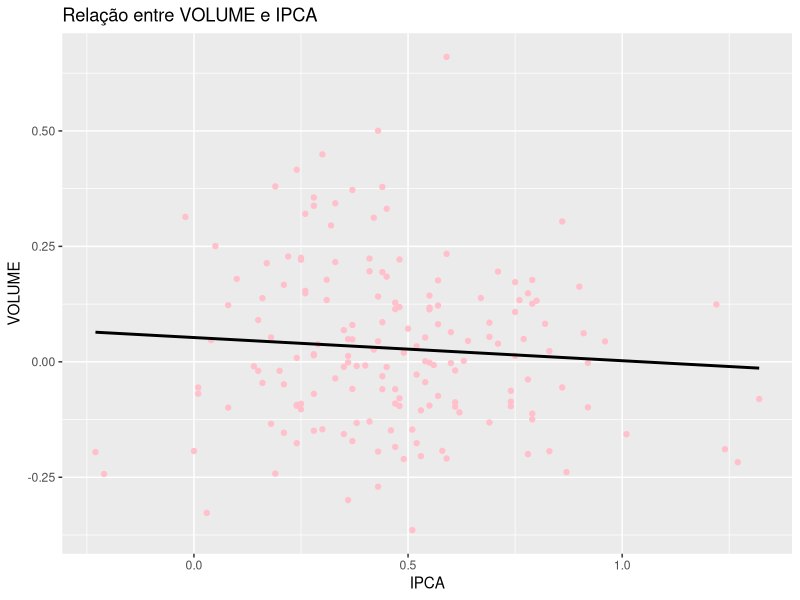
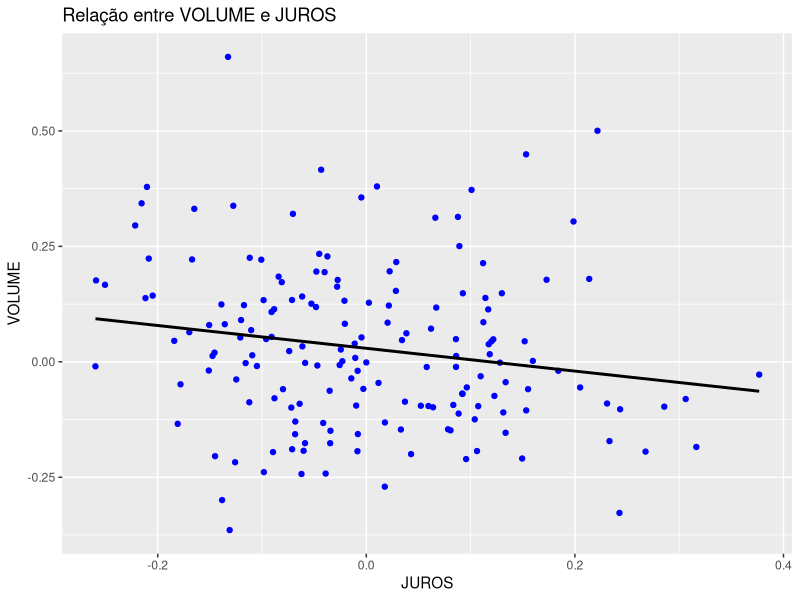
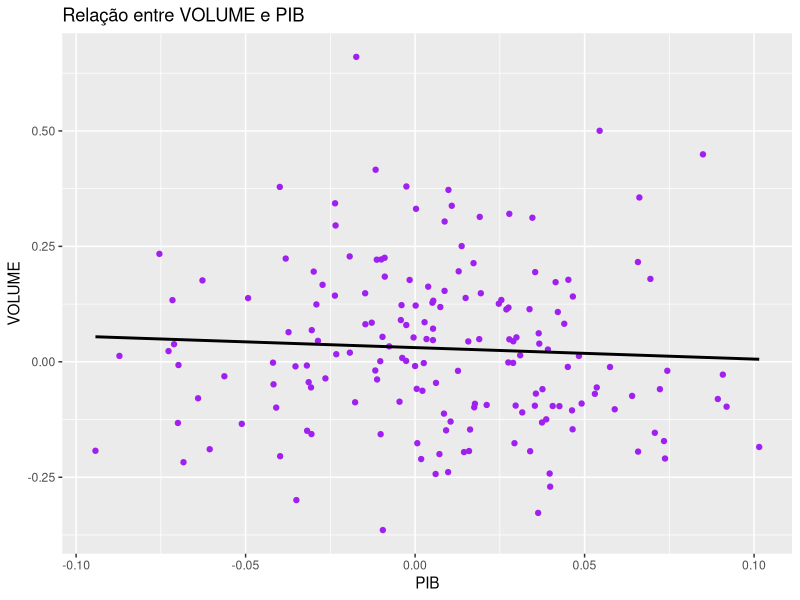
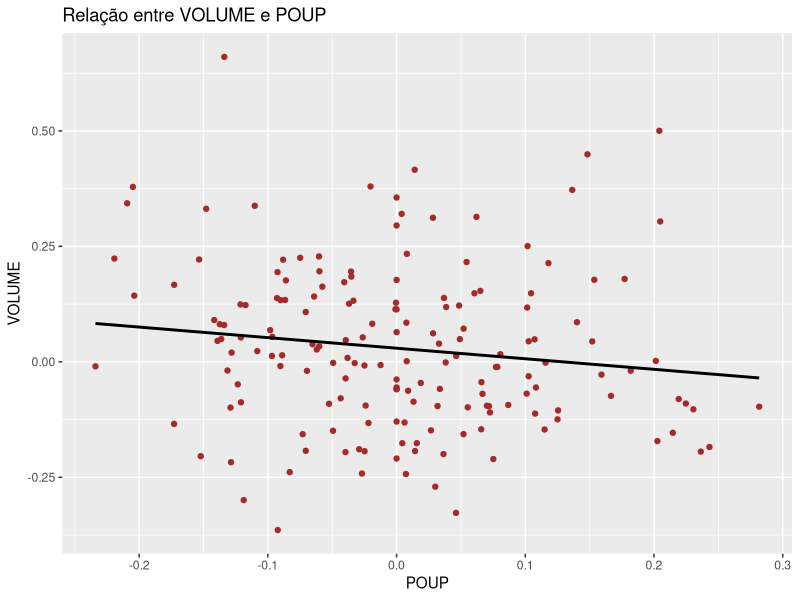
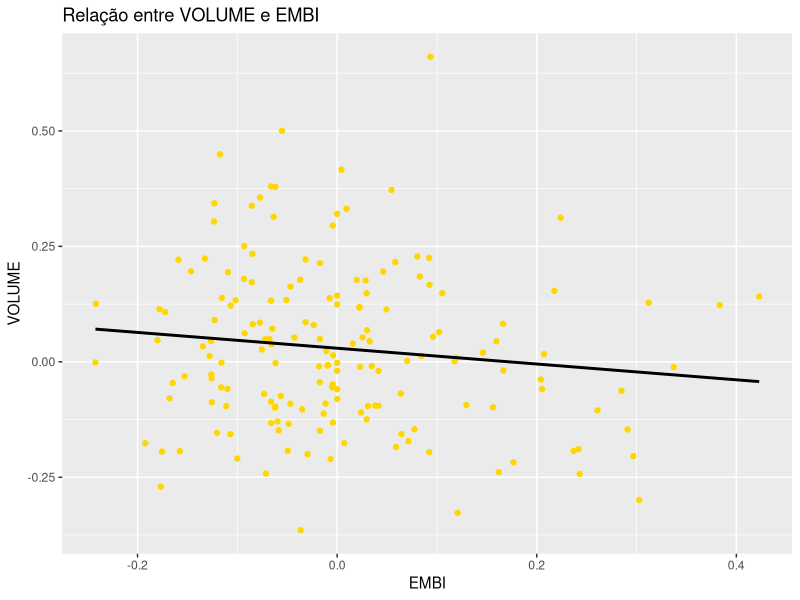

The R source for these figures, in order:
## ---- chunk 1
setwd("C:/Users/gustavo.telles/Desktop/Multivariate-Statistics/csv")
library(tidyverse)
library(readxl)
dados <- read_xlsx("Aula 01.xlsx", sheet = "Exemplo1")
library(RColorBrewer)
library(knitr)
library(car)
## ---- chunk 2
knitr::opts_chunk$set(echo = TRUE)
options(scipen = 9999) #para retirar a nOtação científica
## ---- chunk 3
ggplot(dados, aes(x = IPCA, y = VOLUME)) +
  geom_point(color = "pink") +
  labs(title = "Relação entre VOLUME e IPCA", x = "IPCA", y = "VOLUME") +
  geom_smooth(method = "lm", se = FALSE, color = "black")

## ---- chunk 4
ggplot(dados, aes(x = JUROS, y = VOLUME)) +
  geom_point(color = "blue") +
  labs(title = "Relação entre VOLUME e JUROS", x = "JUROS", y = "VOLUME") +
  geom_smooth(method = "lm", se = FALSE, color = "black")

## ---- chunk 5
ggplot(dados, aes(x = PIB, y = VOLUME)) +
  geom_point(color = "purple") +
  labs(title = "Relação entre VOLUME e PIB", x = "PIB", y = "VOLUME") +
  geom_smooth(method = "lm", se = FALSE, color = "black")

## ---- chunk 6
ggplot(dados, aes(x = POUP, y = VOLUME)) +
  geom_point(color = "brown") +
  labs(title = "Relação entre VOLUME e POUP", x = "POUP", y = "VOLUME") +
  geom_smooth(method = "lm", se = FALSE, color = "black")

## ---- chunk 7
ggplot(dados, aes(x = EMBI, y = VOLUME)) +
  geom_point(color = "gold") +
  labs(title = "Relação entre VOLUME e EMBI", x = "EMBI", y = "VOLUME") +
  geom_smooth(method = "lm", se = FALSE, color = "black")

## ---- chunk 8
tab_correl <- round(cor(dados[, 2:7]), 2)
kable(tab_correl, caption = "Matriz de correlações")
## ---- chunk 9
modelo1 <- lm(VOLUME ~ IPCA + JUROS + PIB + POUP + EMBI, data = dados)
multicolinearidade1 <- round(vif(modelo1), 2)
kable(multicolinearidade1, caption = "VIF do Modelo1")
## ---- chunk 10
modelo2 <- lm(VOLUME ~ IPCA + JUROS + PIB + EMBI, data = dados)
multicolinearidade2 <- round(vif(modelo2), 2)
kable(multicolinearidade2, caption = "VIF do Modelo2")
## ---- chunk 11
summary(modelo2)
## ---- chunk 12
resumo <- summary(modelo2) # o número do modelo vai ser o mesmo que utilizou para o teste de hipóteses anterior # nolint
tabela4 <- round(resumo$coefficients, 3) # guarda os coeficientes apenas com três casas decimais # nolint
tabela5 <- round(confint(modelo2, level = 0.90), 3) # guarda o LI e LS com 90% de confiança para os coeficientes apenas com três casas decimais # nolint
kable(tabela4, caption = "Estimativa dos coeficientes e teste de hipóteses")
kable(tabela5, caption = "Intervalo de confiança dos coeficientes")
## ---- chunk 13
library(MASS) # ativa o pacote necessário para a seleção de variáveis
stepAIC(modelo2, direction="backward") # o número do modelo vai ser o mesmo que utilizou para o teste de hipóteses anterior # nolint

## ---- chunk 14
modelo3 <- lm(VOLUME ~ JUROS + EMBI, data = dados)

resumo <- summary(modelo3)

tabela6 <- round(resumo$coefficients, 3)
tabela7 <- round(confint(modelo3, level = 0.90), 3)

kable(tabela6, caption = "Coeficientes e teste de hipóteses do modelo final")
kable(tabela7, caption = "Intervalo de confiança dos coeficientes do modelo final") # nolint
## ---- chunk 15
cat("O valor do R-quadrado ajustado é:", round(resumo$adj.r.squared * 100, 2), "%\n") # nolint
